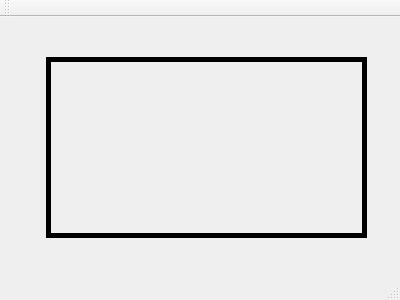
<?xml version="1.0" encoding="UTF-8"?>
<ui version="4.0">
 <class>server</class>
 <widget class="QMainWindow" name="server">
  <property name="geometry">
   <rect>
    <x>0</x>
    <y>0</y>
    <width>400</width>
    <height>300</height>
   </rect>
  </property>
  <property name="windowTitle">
   <string>server</string>
  </property>
  <widget class="QWidget" name="centralWidget">
   <widget class="QLabel" name="label">
    <property name="geometry">
     <rect>
      <x>46</x>
      <y>40</y>
      <width>321</width>
      <height>181</height>
     </rect>
    </property>
    <property name="frameShape">
     <enum>QFrame::Box</enum>
    </property>
    <property name="lineWidth">
     <number>5</number>
    </property>
    <property name="text">
     <string/>
    </property>
   </widget>
  </widget>
  <widget class="QMenuBar" name="menuBar">
   <property name="geometry">
    <rect>
     <x>0</x>
     <y>0</y>
     <width>400</width>
     <height>22</height>
    </rect>
   </property>
  </widget>
  <widget class="QToolBar" name="mainToolBar">
   <attribute name="toolBarArea">
    <enum>TopToolBarArea</enum>
   </attribute>
   <attribute name="toolBarBreak">
    <bool>false</bool>
   </attribute>
  </widget>
  <widget class="QStatusBar" name="statusBar"/>
 </widget>
 <layoutdefault spacing="6" margin="11"/>
 <resources/>
 <connections/>
</ui>
